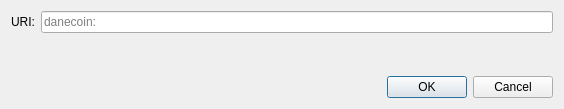
<?xml version="1.0" encoding="UTF-8"?>
<ui version="4.0">
 <class>OpenURIDialog</class>
 <widget class="QDialog" name="OpenURIDialog">
  <property name="geometry">
   <rect>
    <x>0</x>
    <y>0</y>
    <width>564</width>
    <height>109</height>
   </rect>
  </property>
  <property name="windowTitle">
   <string>Open danecoin URI</string>
  </property>
  <layout class="QVBoxLayout" name="verticalLayout">
   <item>
    <layout class="QHBoxLayout" name="horizontalLayout">
     <item>
      <widget class="QLabel" name="label">
       <property name="text">
        <string>URI:</string>
       </property>
      </widget>
     </item>
     <item>
      <widget class="QValidatedLineEdit" name="uriEdit">
       <property name="placeholderText">
        <string notr="true">danecoin:</string>
       </property>
      </widget>
     </item>
    </layout>
   </item>
   <item>
    <spacer name="verticalSpacer">
     <property name="orientation">
      <enum>Qt::Vertical</enum>
     </property>
     <property name="sizeHint" stdset="0">
      <size>
       <width>20</width>
       <height>40</height>
      </size>
     </property>
    </spacer>
   </item>
   <item>
    <widget class="QDialogButtonBox" name="buttonBox">
     <property name="orientation">
      <enum>Qt::Horizontal</enum>
     </property>
     <property name="standardButtons">
      <set>QDialogButtonBox::Cancel|QDialogButtonBox::Ok</set>
     </property>
    </widget>
   </item>
  </layout>
 </widget>
 <customwidgets>
  <customwidget>
   <class>QValidatedLineEdit</class>
   <extends>QLineEdit</extends>
   <header>qt/qvalidatedlineedit.h</header>
  </customwidget>
 </customwidgets>
 <resources/>
 <connections>
  <connection>
   <sender>buttonBox</sender>
   <signal>accepted()</signal>
   <receiver>OpenURIDialog</receiver>
   <slot>accept()</slot>
   <hints>
    <hint type="sourcelabel">
     <x>248</x>
     <y>254</y>
    </hint>
    <hint type="destinationlabel">
     <x>157</x>
     <y>274</y>
    </hint>
   </hints>
  </connection>
  <connection>
   <sender>buttonBox</sender>
   <signal>rejected()</signal>
   <receiver>OpenURIDialog</receiver>
   <slot>reject()</slot>
   <hints>
    <hint type="sourcelabel">
     <x>316</x>
     <y>260</y>
    </hint>
    <hint type="destinationlabel">
     <x>286</x>
     <y>274</y>
    </hint>
   </hints>
  </connection>
 </connections>
</ui>
